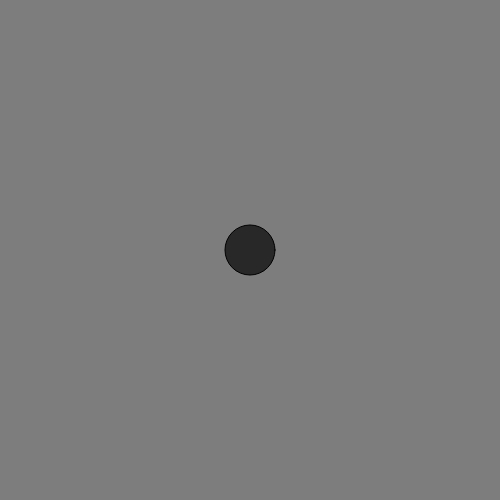
Frame 1 (no input)
Frame 60 (no input): identical to frame 1, image omitted
Frame 120 (the mouse pressed at the canvas centre since frame 60): identical to frame 1, image omitted

The p5.js sketch that drew this single still picture (run headless with seeded random() and noise() and a simulated clock; from frame 60 on, the mouse is pressed at the canvas centre):

// p5.js sketch
// ── sketch.js
function setup() {
  createCanvas(500, 500);
}

function draw() {
  background(125);
  fill(40);
  ellipse(250, 250, 50);
}
